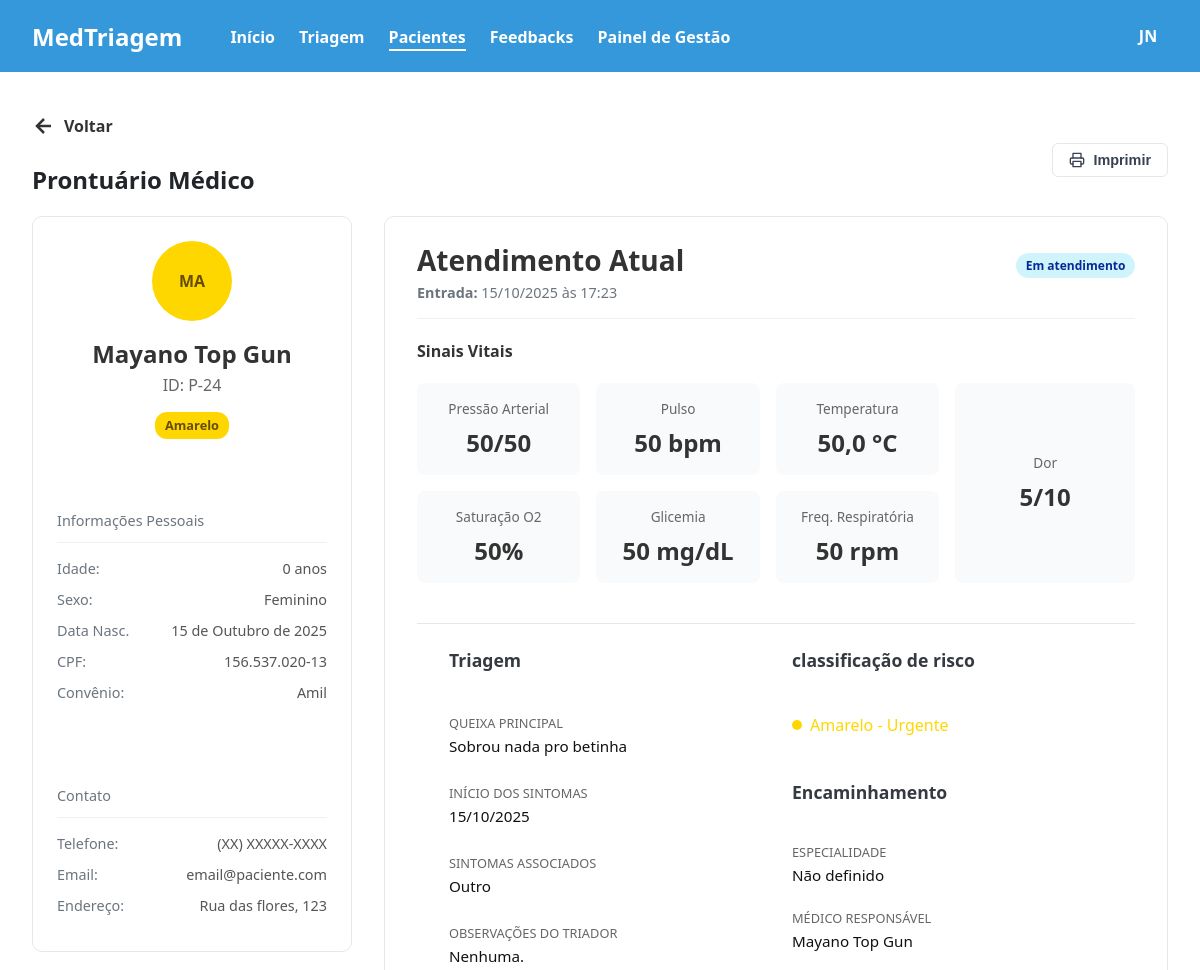
/master/detail/24 (signed in, upper part), run on an earlier commit of the app's database.
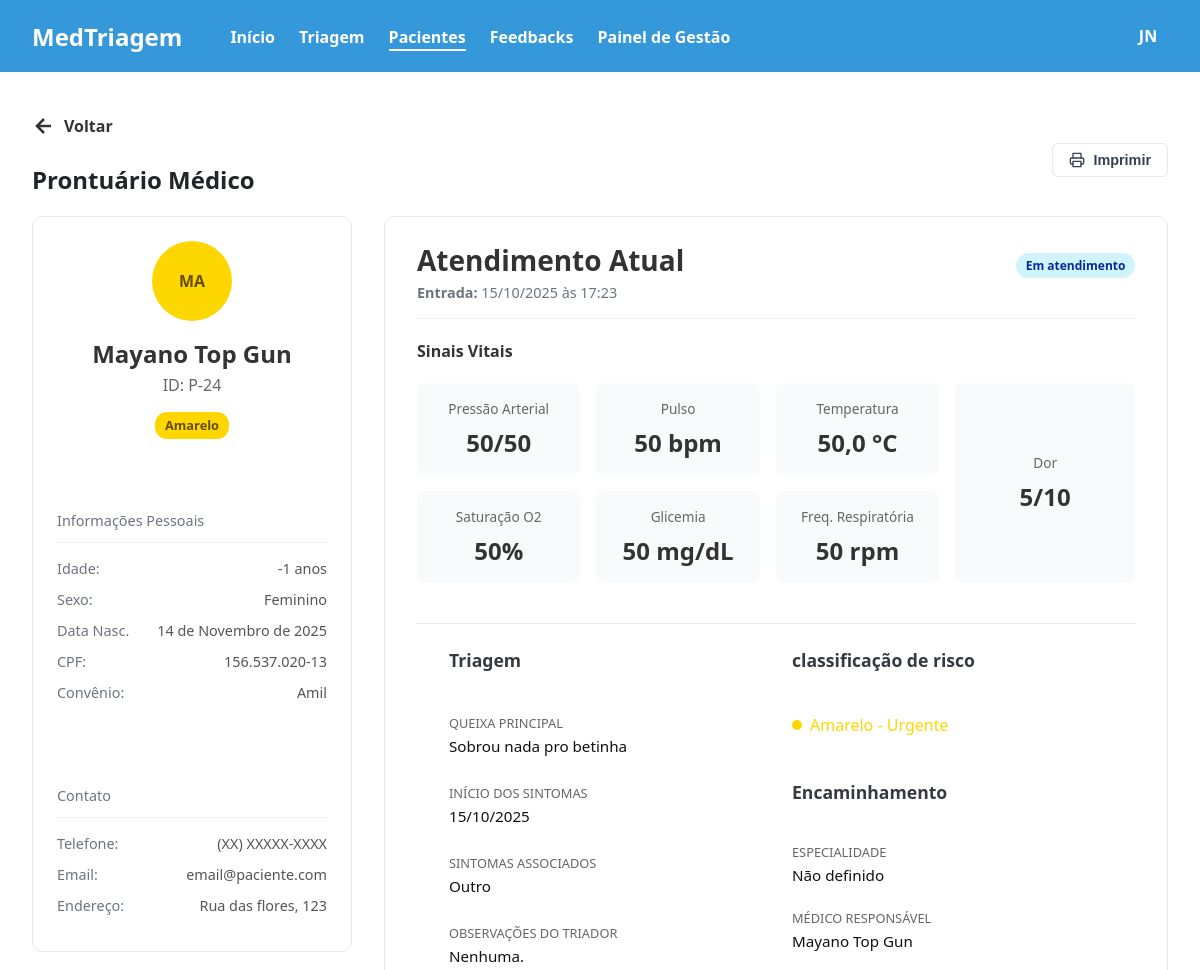
And on a later commit of the database.
### triagem/models.py (models this page shows, shortened)
class Paciente(models.Model):
    unidade_saude = models.ForeignKey(UnidadeSaude, on_delete=models.CASCADE, null=True) # Campo OBRIGATÓRIO
    Sexualidade = [
        ('Masculino', 'Masculino'),
        ('Feminino', 'Feminino'),
    ]
    Convenios = [
        ('SUS', 'SUS'),
        ('Unimed', 'Unimed'),
        ('Hapvida', 'Hapvida'),
        ('Amil', 'Amil'),
        ('Bradesco Saude', 'Bradesco Saude'),
    ]
    Status = [
        ('Pendente', 'Pendente'),
        ('Aguardando', 'Aguardando'),
        ('Em atendimento', 'Em atendimento'),
        ('Concluido', 'Concluido'),
    ]
    Sintomas = [
        ('Dor_Toracica', 'Dor Torácica / Aperto no Peito'),
        ('Falta_de_Ar', 'Falta de Ar / Dificuldade para Respirar'),
        ('Alteracao_Neurologica_Grave', 'Alteração de Consciência / Convulsão / Confusão'),
        ('Sangramento_Ativo', 'Sangramento Ativo / Vômito ou Fezes com Sangue'),
        ('Febre', 'Febre / Calafrios'),
        ('Dor_de_Cabeca', 'Dor de Cabeça'),
        ('Tontura_MalEstar', 'Tontura / Fraqueza / Mal-estar Geral'),
        ('Sintomas_Respiratorios_Leves', 'Tosse / Espirros / Dor de Garganta'),
        ('Dor_Abdominal', 'Dor Abdominal / Cólica'),
        ('Sintomas_Gastrointestinais', 'Náusea / Vômito / Diarreia'),
        ('Lesao_Trauma', 'Lesão / Trauma / Queda Recente'),
        ('Dor_Locomotora', 'Dor Muscular / Articular / Lombar'),
        ('Reacao_Alergica_Pele', 'Reação Alérgica / Erupção na Pele / Inchaço'),
        ('Queixa_Urinaria', 'Queixa Urinária (Dor ao urinar / Sangue na urina)'),
        ('Outro', 'Outro'),
    ]
    Risco = [
        ('Vermelho', 'Emergência'),
        ('Laranja', 'Muito Urgente'),
        ('Amarelo', 'Urgente'),
        ('Verde', 'Pouco Urgente'),
        ('Azul', 'Não Urgente'),
    ]
    Profissionais = [
        ('Clinica Medica', 'Clinica Medica'),
        ('Ortopedia', 'Ortopedia'),
        ('Pediatria', 'Pediatria'),
        ('Cardiologia', 'Cardiologia'),
        ('Neurologia', 'Neurologia'),
    ]
    nome = models.CharField(max_length=100)
    data_nascimento = models.DateField(verbose_name="Data de Nascimento")
    sexo = models.CharField(choices=Sexualidade, max_length=50)
    cpf = models.CharField(unique=True, max_length=14)
    convenio = models.CharField(choices=Convenios, max_length=50)
    nome_responsavel = models.CharField(max_length=100, blank=True, null=True, verbose_name="Nome do Responsável")
    cpf_responsavel = models.CharField(max_length=11, blank=True, null=True, verbose_name="CPF do Responsável")
    temperatura = models.FloatField(max_length=3)
    pressao_sistolica = models.CharField(max_length=3) # Valor maior
    pressao_diastolica = models.CharField(max_length=3) # Valor menor
    pulso = models.CharField(max_length=3)
    frequenciaRespiratoria = models.CharField(max_length=3)
    saturacao = models.CharField(max_length=3)
    glicemia = models.CharField(max_length=3)
    dor = models.IntegerField(validators=[MinValueValidator(0), MaxValueValidator(10)])
    queixa = models.CharField(max_length=1000)
    inicio_sintomas = models.DateField()
    sintomas_associados = models.CharField(choices=Sintomas, max_length=50)
    observacoes = models.CharField(blank=True, null=True, max_length=1000)
    classificacao = models.CharField(choices=Risco, max_length=50,blank=True, null=True)
    justificativa = models.CharField(blank=True, null=True)
    encaminhamento = models.CharField(choices=Profissionais, max_length=50,blank=True, null=True)
    status = models.CharField(max_length=30, choices=Status, default='Pendente',blank=True, null=True)
    hora_chegada = models.DateTimeField(default=timezone.now, blank=True)
    hora_inicio_atendimento = models.DateTimeField(null=True, blank=True)
    hora_fim_atendimento = models.DateTimeField(null=True, blank=True)
    atendente = models.ForeignKey(settings.AUTH_USER_MODEL, on_delete=models.PROTECT, related_name='pacientes_criados')
    medico_responsavel = models.ForeignKey(settings.AUTH_USER_MODEL, on_delete=models.SET_NULL, related_name='pacientes_atendidos', null=True, blank=True)
    @property
    def idade(self):
        if not self.data_nascimento:
            return None # Retorna nada se a data de nascimento não estiver preenchida
        hoje = date.today()
        idade_calculada = hoje.year - self.data_nascimento.year - ((hoje.month, hoje.day) < (self.data_nascimento.month, self.data_nascimento.day))
        return idade_calculada
    @property
    def tempo_de_espera(self):
        if not self.hora_chegada or not self.hora_inicio_atendimento:
            return "Em andamento"
        delta = self.hora_inicio_atendimento - self.hora_chegada
        total_seconds = int(delta.total_seconds())
        if total_seconds < 0: total_seconds = 0
        horas = total_seconds // 3600
        minutos = (total_seconds % 3600) // 60
        segundos = total_seconds % 60
        if horas > 0:
            return f"{horas}h {minutos}min {segundos}s"
        elif minutos > 0:
            return f"{minutos}min {segundos}s"
        else:
            return f"{segundos}s"
    @property
    def tempo_de_atendimento(self):
        if not self.hora_inicio_atendimento or not self.hora_fim_atendimento:
            return "Em andamento"
    @property
    def pressao_arterial(self):
        return f"{self.pressao_sistolica}/{self.pressao_diastolica}"

class CustomUser(AbstractUser):
    unidade_saude = models.ForeignKey(UnidadeSaude, on_delete=models.CASCADE, null=True) # Campo OBRIGATÓRIO
    class TipoUsuario(models.TextChoices):
        ATENDENTE = 'ATENDENTE', 'Atendente'
        MEDICO = 'MEDICO', 'Médico'
        TECNICO_ENFERMAGEM = 'TECNICO_ENFERMAGEM', 'Téc. de Enfermagem' # <-- NOVO TIPO
        ADMIN = 'ADMIN', 'Admin'
    UF_CHOICES = [
        ('AC', 'AC'), ('AL', 'AL'), ('AP', 'AP'), ('AM', 'AM'), ('BA', 'BA'),
        ('CE', 'CE'), ('DF', 'DF'), ('ES', 'ES'), ('GO', 'GO'), ('MA', 'MA'),
        ('MT', 'MT'), ('MS', 'MS'), ('MG', 'MG'), ('PA', 'PA'), ('PB', 'PB'),
        ('PR', 'PR'), ('PE', 'PE'), ('PI', 'PI'), ('RJ', 'RJ'), ('RN', 'RN'),
        ('RS', 'RS'), ('RO', 'RO'), ('RR', 'RR'), ('SC', 'SC'), ('SP', 'SP'),
        ('SE', 'SE'), ('TO', 'TO'),
    ]
    Especializacoes = [
        ('CLINICA_GERAL', 'Clínica Geral'),
        ('CARDIOLOGIA', 'Cardiologia'),
        ('ORTOPEDIA', 'Ortopedia'),
        ('PEDIATRIA', 'Pediatria'),
        ('NEUROLOGIA', 'Neurologia'),
        ('OUTRA', 'Outra')
    ]
    nome_completo = models.CharField(max_length=255)
    email = models.EmailField(unique=True)
    cpf = models.CharField(max_length=14, unique=True)
    tipo_usuario = models.CharField(max_length=20, choices=TipoUsuario.choices, default=TipoUsuario.ATENDENTE)
    crm = models.CharField(max_length=20, blank=True, null=True, verbose_name="CRM (Apenas para Médicos)")
    especializacao = models.CharField(max_length=50, choices=Especializacoes,blank=True,null=True)
    coren = models.CharField(max_length=20, blank=True, null=True, verbose_name="COREN (Apenas para Téc. de Enfermagem)")
    uf_registro = models.CharField(max_length=2, choices=UF_CHOICES, blank=True, null=True, verbose_name="UF do Registro Profissional")
    foto_perfil = models.ImageField(upload_to='fotos_perfil/', default='fotos_perfil/default.jpg', null=True,blank=True,verbose_name="Foto de Perfil")
    USERNAME_FIELD = 'username'
    REQUIRED_FIELDS = ['email', 'nome_completo', 'cpf']

### triagem/views.py (the view, shortened to what this page needs)
# urls.py: path('detail/<int:pk>', detail_view, name='mostrar'),
@login_required
def detail_view(request, pk):
    unidade_atual = request.user.unidade_saude
    paciente = get_object_or_404(Paciente, pk=pk)
    fallback_url = reverse('hosp:listar')
    voltar_para_url = request.META.get('HTTP_REFERER', fallback_url)
    form_prontuario = EntradaProntuarioForm()
    form_anexo = AnexoPacienteForm()
    historico = paciente.historico_prontuario.all()
    anexos = paciente.anexos.all() # NOVO: Busca os anexos do paciente
    context = {
        'paciente': paciente,
        'voltar_para_url': voltar_para_url,
        'historico': historico,
        'form_prontuario': form_prontuario,
        'pagina_ativa': 'pacientes',
        'anexos': anexos,
        'form_anexo': form_anexo,
    }
    return render(request, 'site/detalhes.html', context)

### triagem/templates/site/detalhes.html (shortened to what the changed rows need)
{% extends 'site/headerBase.html' %}
{% load static %}
{% block styles %}
    <link rel="stylesheet" href="{% static 'front/css/detalhes.css' %}?v=2">
{% endblock %}
{% block content %}
<main class="prontuario-container">
    <div class="prontuario-header">
        <div class="header-left">
            <h2 class="header-title">Prontuário Médico</h2>
        </div>
    </div>
    <div class="prontuario-grid">
        <div class="coluna-esquerda-container">
            <aside class="sidebar-paciente">
                <div class="info-paciente-principal">
                    <div class="bolinha {{ paciente.classificacao|lower }}">{{ paciente.nome|slice:":2"|upper }}</div>
                    <div class="info-paciente-nome">
                        <h2>{{ paciente.nome }}</h2>
                        <p>ID: P-{{ paciente.id }}</p>
                    </div>
                    <span class="tag {{ paciente.classificacao|lower }}">{{ paciente.classificacao }}</span>
                </div>
                <div class="info-bloco">
                    <p class="Pessoais"><strong>Informações Pessoais</strong></p>
                    <p><strong>Idade:</strong>{{ paciente.idade }} anos</p>
                    <p><strong>Sexo:</strong> {{ paciente.sexo }}</p>
                    <p><strong>Data Nasc.</strong> {{ paciente.data_nascimento }}</p>
                    <p><strong>CPF:</strong> {{ paciente.cpf }}</p>
                    <p><strong>Convênio:</strong> {{ paciente.convenio }}</p>
                </div>
            </aside>
        </div>
        <section class="conteudo-prontuario">
            <div class="card-atendimento">
                <div class="card-header">
                    <div class="card-title-group">
                        <h2>Atendimento Atual</h2>
                        <span><strong>Entrada:</strong> {{ paciente.hora_chegada|date:"d/m/Y \à\s H:i" }}</span>
                    </div>
                    <p class="status-tag {{ paciente.status|slugify }}">{{ paciente.get_status_display }}</p>
                </div>
                <div class="sinais-vitais-grid-boxed">
                    <div class="vital-item-box vital-pressao">
                        <label>Pressão Arterial</label>
                        <span class="valor">{{ paciente.pressao_arterial }}</span>
                    </div>
                    <div class="vital-item-box vital-pulso">
                        <label>Pulso</label>
                        <span class="valor">{{ paciente.pulso }} bpm</span>
                    </div>
                    <div class="vital-item-box vital-temperatura">
                        <label>Temperatura</label>
                        <span class="valor">{{ paciente.temperatura }} °C</span>
                    </div>
                    <div class="vital-item-box vital-saturacao">
                        <label>Saturação O2</label>
                        <span class="valor">{{ paciente.saturacao }}%</span>
                    </div>
                    <div class="vital-item-box vital-glicemia">
                        <label>Glicemia</label>
                        <span class="valor">{{ paciente.glicemia }} mg/dL</span>
                    </div>
                    <div class="vital-item-box vital-respiratoria">
                        <label>Freq. Respiratória</label>
                        <span class="valor">{{ paciente.frequenciaRespiratoria }} rpm</span>
                    </div>
                    <div class="vital-item-box vital-dor">
                        <label>Dor</label>
                        <span class="valor">{{ paciente.dor }}/10</span>
                    </div>
                </div>
                <div class="triagem-classificacao-grid">
                    <div class="coluna-triagem">
                            <div class="info-item com-fundo">
                            <label>Queixa Principal</label>
                            <p>{{ paciente.queixa }}</p>
                        </div>
                        <div class="info-item">
                            <label>Início dos Sintomas</label>
                            <p>{{ paciente.inicio_sintomas|date:"d/m/Y" }}</p>
                        </div>
                        <div class="info-item">
                            <label>Sintomas Associados</label>
                            <p>{{ paciente.get_sintomas_associados_display }}</p>
                        </div>
                        <div class="info-item">
                            <label>Observações do Triador</label>
                            <p>{{ paciente.observacoes|default:"Nenhuma." }}</p>
                        </div>
                    </div>
                    <div class="coluna-classificacao">
                        <h4>classificação de risco</h4>
                        <p class="classificacao-risco {{ paciente.classificacao|lower }}">
                            <span class="status-dot {{ paciente.classificacao|lower }}"></span>
                            {{ paciente.classificacao }} - {{ paciente.get_classificacao_display }}
                        </p>
                    <div class="coluna-encaminhamento">
                        <h4>Encaminhamento</h4>
                        <div class="info-item">
                            <label>Especialidade</label>
                            <p>{{ paciente.encaminhamento|default:"Não definido" }}</p>
                        </div>
                        <div class="info-item">
                            <label>Médico Responsável</label>
                            <p>{{ paciente.medico_responsavel.nome_completo|default:"-" }}</p>
                        </div>
                    </div>
                    </div>
                </div>
            </div>
        </section>
    </div>
</main>
{% endblock %}

What changed in the data, as far as the page shows it:
changed Paciente "Mayano Top Gun": idade "0" → "-1"; data_nascimento "15 de Outubro de 2025" → "14 de Novembro de 2025"
